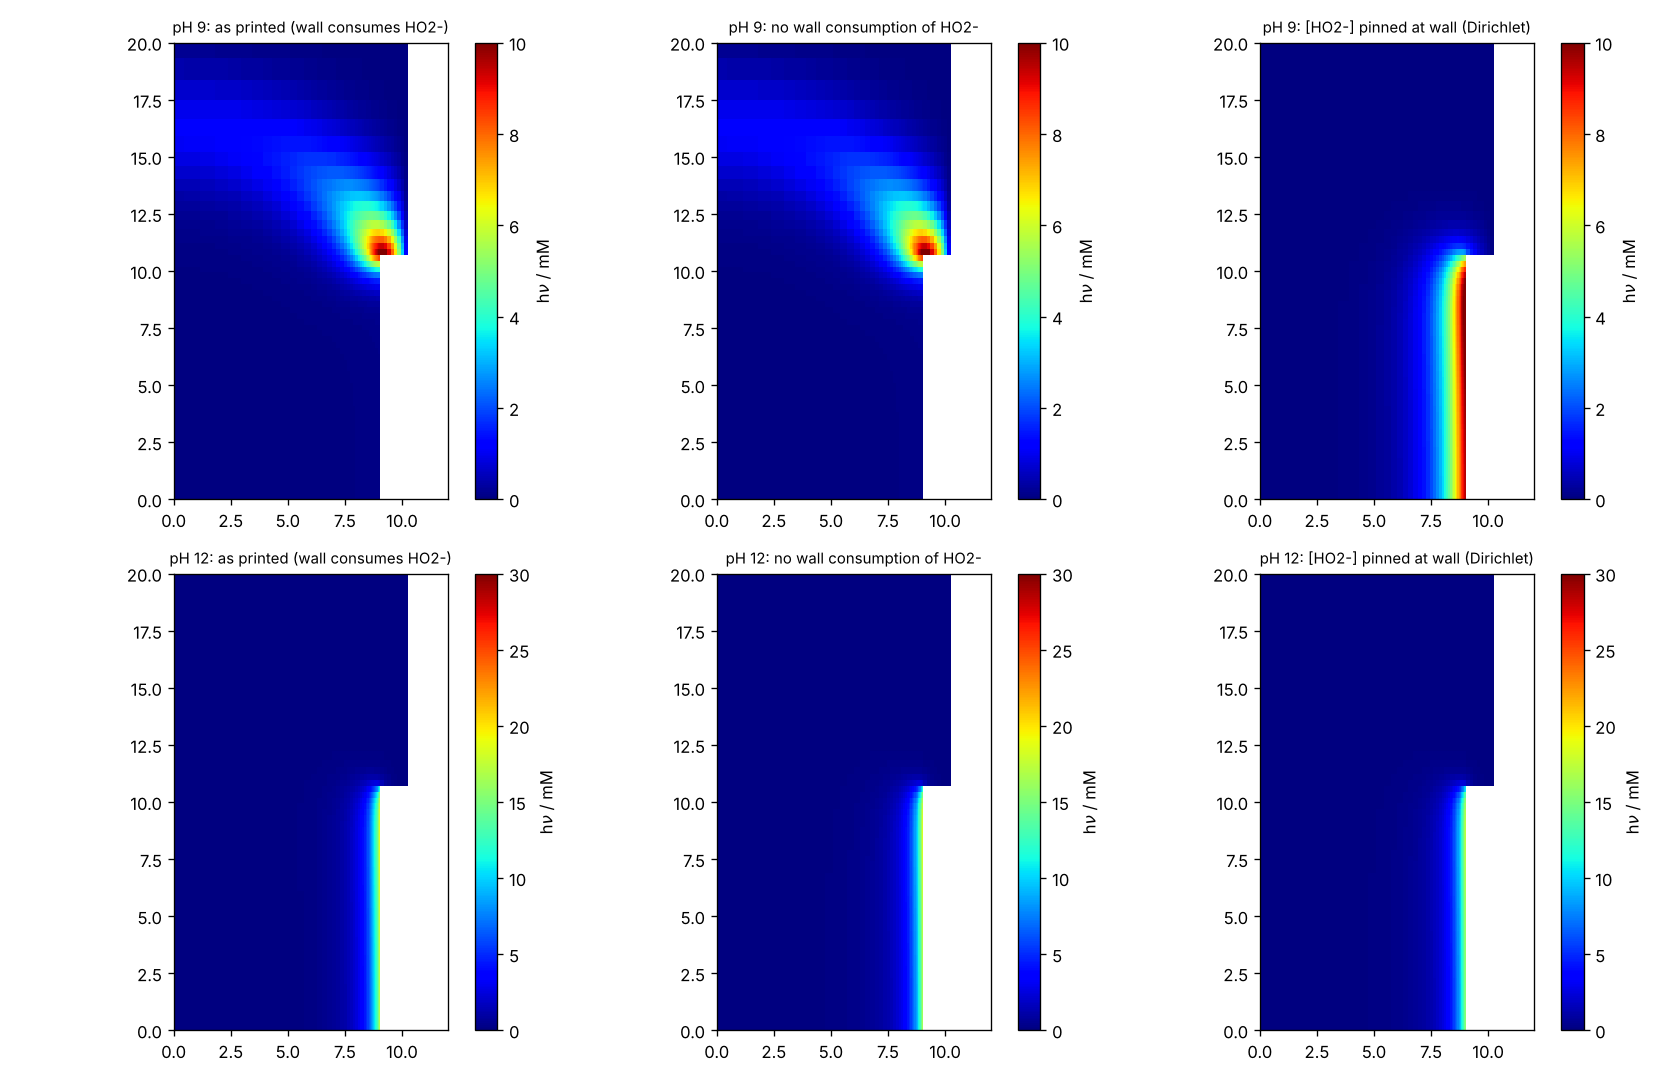

Reproduce this figure in Python.
"""Hold [HO2-] at the electrode wall (two readings) and compare with the paper's Fig. 5 / S14 targets."""
import numpy as np, matplotlib
matplotlib.use("Agg"); import matplotlib.pyplot as plt
import ecl_simulation as e, compare_with_paper as cp
g = e.build(2.0)
MODES = [("as printed (wall consumes HO2-)", None), ("no wall consumption of HO2-", "noflux"), ("[HO2-] pinned at wall (Dirichlet)", "dirichlet")]
print("Paper (10 mM H2O2): low pH max~10, wall ~8-10 along whole wall, ctr/edge~0.2, TEL>9.1 | high pH max~30, ring, TEL~4.1\n")
print(f"{'mode':34s} {'pka':>5s} {'pH':>3s} {'max':>6s} {'wall z=1':>8s} {'z=5':>6s} {'z=9':>6s} {'mouth':>6s} {'ctr/edge':>8s} {'TEL5%':>6s}")
res_all = {}
for pka in (11.6, -50.0):
    for name, mode in MODES:
        for ph, rt in ((9.0, 1), (12.0, 2)):
            res = e.simulate(ph, 10.0, rt, g, pka=pka, ho_wall=mode); res_all[(pka, mode, ph)] = res
            r_e, z_e, rc, zc, dr, dz = res["grid"]; hv = res["hv"] / 1000; iw = res["iw"]
            f = lambda z: hv[iw, np.argmin(abs(zc - z))]
            r, p = e.top_view(res)
            print(f"{name:34s} {pka:5.1f} {ph:3g} {hv.max():6.2f} {f(1):8.2f} {f(5):6.2f} {f(9):6.2f} {f(10.5):6.2f} "
                  f"{p[0]/p.max():8.3f} {cp.tel_thr(r,p,0.05):6.2f}")
fig, ax = plt.subplots(2, 3, figsize=(14, 9))
for k, (name, mode) in enumerate(MODES):
    for row, (ph, vmax) in enumerate(((9.0, 10), (12.0, 30))):
        res = res_all[(11.6, mode, ph)]; r_e, z_e, rc, zc, dr, dz = res["grid"]; hv = res["hv"] / 1000
        hv = np.ma.masked_where((rc[:, None] > e.RI) & (zc[None, :] < e.LT), hv)
        a = ax[row, k]; m = a.pcolormesh(r_e, z_e, hv.T, cmap="jet", vmin=0, vmax=vmax)
        a.set_xlim(0, 12); a.set_ylim(0, 20); a.set_aspect("equal"); a.set_title(f"pH {ph:g}: {name}", fontsize=9)
        plt.colorbar(m, ax=a, label="h$\\nu$ / mM")
plt.tight_layout(); plt.savefig("fix_ho2_wall.png", dpi=120)
